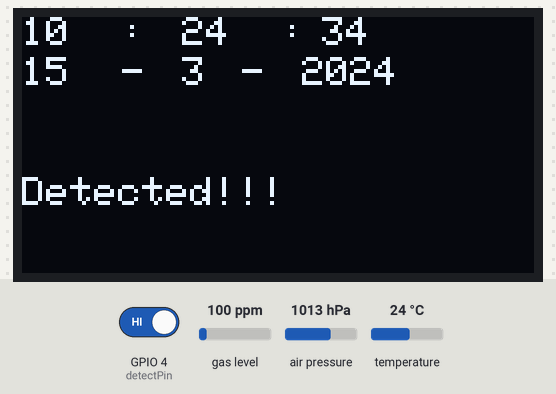
A sketch run on a simulated ESP32. On the bench: 128×64 one-colour display. The inputs (shaded band) are chosen by the test bench; at power-on: GPIO 4 (detectPin) HIGH, gas level 100 ppm, air pressure 1013 hPa, temperature 24 °C. The display library's start-up logo is not drawn; the local clock reads 2024-03-15 10:24:30 at power-on unless the sketch sets it; storage starts empty; what the sketch prints to the serial monitor is not drawn.

Above: at 4.3 s.
4.4 s: GPIO 4 (detectPin) driven LOW
At 6.1 s:
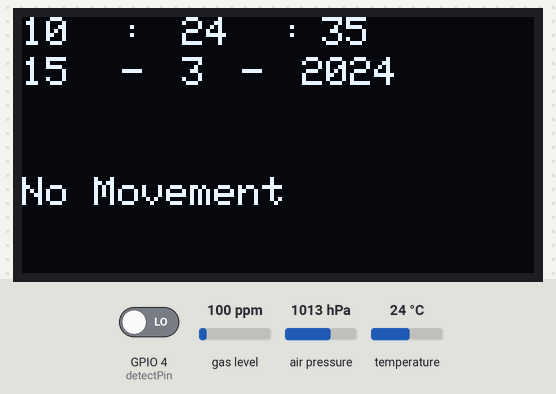
12.8 s: GPIO 4 (detectPin) driven HIGH
At 13.7 s:
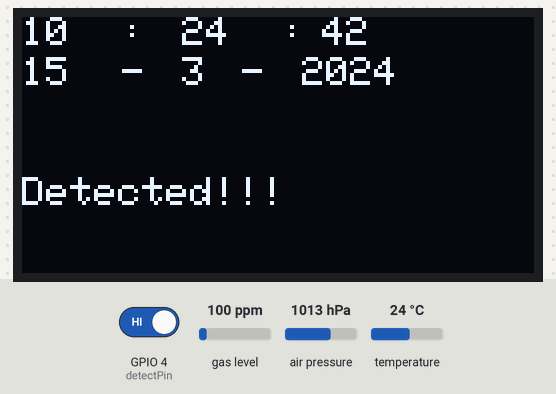
Timing chart, 0 to 15.8 s (numbered marks = the images above; inputs shaded):
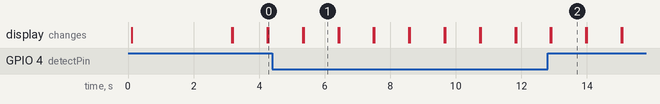

Measured:
- after the input at 4.4 s, the display: first differs from a run without the input after 0.96 s (image 1)
- after the input at 12.8 s, the display: first differs from a run without the input after 0.12 s (image 2)
- what the display in image 1 shows lasts 1.0 s, from 5.4 s to 6.4 s

The sketch:

ir_oled_mq_tp_datalogger.ino
```cpp
//Set the time using RTC by Makuna
//Upload this code into arduino
//Format the SD Card as FAT32

#include <Wire.h>
#include <Adafruit_GFX.h>
#include <Adafruit_SSD1306.h>
#include <MQUnifiedsensor.h>
#include <Adafruit_BMP280.h>
//add for datalogger function
#include <SPI.h>
#include <SD.h>
#include "RTClib.h"
#include "FS.h"
#include "SPI.h"

//Sensor IR
int detectPin = 4;
bool detect = 0;

//Assignment for variable
Adafruit_BMP280 bmp; // I2C
const int chipSelect = 5;
File sd_file;
RTC_DS3231 rtc;
char daysOfTheWeek[7][12] = { "Sunday", "Monday", "Tuesday", "Wednesday", "Thursday", "Friday", "Saturday" };

//option display
#define SCREEN_WIDTH 128  // OLED display width, in pixels
#define SCREEN_HEIGHT 64  // OLED display height, in pixels
#define OLED_RESET -1     // Reset pin # (or -1 if sharing reset pin)
Adafruit_SSD1306 display(SCREEN_WIDTH, SCREEN_HEIGHT, &Wire, OLED_RESET);

//intialize
#define Board ("Arduino NANO")
#define Pin135 (32)  //Analog input 2 of your arduino

//setup of sensor
#define RatioMQ135CleanAir (3.6)  //RS / R0 = 10 ppm
#define ADC_Bit_Resolution (12)  // 10 bit ADC
#define Voltage_Resolution (5)   // Volt resolution to calc the voltage
#define Type ("ESP32")           //Board used

//Initialize MQ
MQUnifiedsensor MQ135(Board, Voltage_Resolution, ADC_Bit_Resolution, Pin135, Type);

//Variable
float co2;
float temp;
float pressure;
String dataMessage;


void setup() {
  // initialize serial communications at 9600 bps:
  Serial.begin(115200);
  Wire.begin();

  //Hidupkan sensor BMP280
  while ( !Serial ) delay(100);   // wait for native usb
  Serial.println(F("BMP280 test"));
  unsigned status;
  status = bmp.begin(BMP280_ADDRESS_ALT, BMP280_CHIPID);
  status = bmp.begin(0x76);
  if (!status) {
    Serial.println(F("Could not find a valid BMP280 sensor, check wiring or "
                     "try a different address!"));
    Serial.print("SensorID was: 0x"); Serial.println(bmp.sensorID(), 16);
    Serial.print("        ID of 0xFF probably means a bad address, a BMP 180 or BMP 085\n");
    Serial.print("   ID of 0x56-0x58 represents a BMP 280,\n");
    Serial.print("        ID of 0x60 represents a BME 280.\n");
    Serial.print("        ID of 0x61 represents a BME 680.\n");
    while (1) delay(10);
  }
  bmp.setSampling(Adafruit_BMP280::MODE_NORMAL,     /* Operating Mode. */
                  Adafruit_BMP280::SAMPLING_X2,     /* Temp. oversampling */
                  Adafruit_BMP280::SAMPLING_X16,    /* Pressure oversampling */
                  Adafruit_BMP280::FILTER_X16,      /* Filtering. */
                  Adafruit_BMP280::STANDBY_MS_500); /* Standby time. */

  //Hidupkan Sensor MQ
  MQ135.init();
  MQ135.setRegressionMethod(1);  //_PPM =  a*ratio^b
  MQ135.setR0(9.03);

  //SD Card dihidupkan
  Serial.print("Initializing SD card...");

  // see if the card is present and can be initialized:
  initSDCard();

  //Hidupkan RTC
  if (!rtc.begin()) {
    Serial.println("Couldn't find RTC");
    while (1)
      ;
  }


  // Create a file on the SD card and write the data labels
  File file = SD.open("/data.txt");
  if (!file) {
    Serial.println("File doesn't exist");
    Serial.println("Creating file...");
    writeFile(SD, "/data.txt", "Date & Time, PM0.3, PM2.5, PM10, Other Gases \r\n");
  } else {
    Serial.println("File already exists");
  }
  file.close();


  //Display
  if (!display.begin(SSD1306_SWITCHCAPVCC, 0x3C)) {
    Serial.println(F("SSD1306 allocation failed"));
    for (;;)
      ;  // Don't proceed, loop forever
  }
  display.display();
  delay(2);
  display.clearDisplay();
  display.setTextColor(WHITE);
  display.setTextSize(2);
  display.setCursor(0, 5);
  display.print("  AQ Meter ");
  display.display();
  delay(3000);
}


void loop() {

  //temp & pressure
  temp = bmp.readTemperature();  // get temp from SHT
  pressure = bmp.readPressure(); // get temp from SHT

  //MQ Sensor
  MQ135.update();
  MQ135.setA(110.47);
  MQ135.setB(-2.862);  //CO2
  float co2 = MQ135.readSensor();

  //Read Date, Time and Sensor
  DateTime now = rtc.now();
  Serial.print("Date:  ");
  Serial.print(now.day() + String("-") + now.month() + String("-") + now.year());
  Serial.print(", Time:  ");
  Serial.print(String("||") + now.hour() + String(":") + now.minute() + String(":") + now.second());
  Serial.print(", CO2 (PPM):      ");
  Serial.println(co2);
  Serial.print("Motion:       ");
  Serial.println(detect);
  Serial.println(daysOfTheWeek[now.dayOfTheWeek()]);
  Serial.println("--------------------------------------------------------");

  //Concatenate all info separated by commas
  dataMessage = String(now.day()) + String("/") + String(now.month()) + String("/") + String(now.year()) + String("||") +
                String(now.hour()) + String(":") + String(now.minute()) + String(":") + String(now.second()) + String("||") +
                String("=") + temp + String(";") + pressure + String(";") + co2 + String(";") + detect + "\r\n";
  Serial.print("Saving data: ");
  Serial.println(dataMessage);

  //Append the data to file
  appendFile(SD, "/data.txt", dataMessage.c_str());

  //IR sensor + Display Status
  detect = digitalRead(detectPin);
  if (detect != 1) {

  //display OLED
  display.clearDisplay();
  display.setTextSize(1);
  display.setCursor(75, 0);
  display.println(now.second(), DEC);

  display.setTextSize(1);
  display.setCursor(25, 0);
  display.println(":");

  display.setTextSize(1);
  display.setCursor(65, 0);
  display.println(":");

  display.setTextSize(1);
  display.setCursor(40, 0);
  display.println(now.minute(), DEC);

  display.setTextSize(1);
  display.setCursor(0, 0);
  display.println(now.hour(), DEC);

  display.setTextSize(1);
  display.setCursor(0, 10);
  display.println(now.day(), DEC);

  display.setTextSize(1);
  display.setCursor(25, 10);
  display.println("-");

  display.setTextSize(1);
  display.setCursor(40, 10);
  display.println(now.month(), DEC);

  display.setTextSize(1);
  display.setCursor(55, 10);
  display.println("-");

  display.setTextSize(1);
  display.setCursor(70, 10);
  display.println(now.year(), DEC);

  display.setTextSize(1);
  display.setCursor(0, 40);
  display.print("No Movement ");

  } else {
  display.clearDisplay();
  display.setTextSize(1);
  display.setCursor(75, 0);
  display.println(now.second(), DEC);

  display.setTextSize(1);
  display.setCursor(25, 0);
  display.println(":");

  display.setTextSize(1);
  display.setCursor(65, 0);
  display.println(":");

  display.setTextSize(1);
  display.setCursor(40, 0);
  display.println(now.minute(), DEC);

  display.setTextSize(1);
  display.setCursor(0, 0);
  display.println(now.hour(), DEC);

  display.setTextSize(1);
  display.setCursor(0, 10);
  display.println(now.day(), DEC);

  display.setTextSize(1);
  display.setCursor(25, 10);
  display.println("-");

  display.setTextSize(1);
  display.setCursor(40, 10);
  display.println(now.month(), DEC);

  display.setTextSize(1);
  display.setCursor(55, 10);
  display.println("-");

  display.setTextSize(1);
  display.setCursor(70, 10);
  display.println(now.year(), DEC);

  display.setTextSize(1);
  display.setCursor(0, 40);
  display.print("Detected!!! ");
  }

  display.display();
  delay(1000);
}


//SD Card Setting


// Write to the SD card
void writeFile(fs::FS &fs, const char *path, const char *message) {
  Serial.printf("Writing file: %s\n", path);

  File file = fs.open(path, FILE_WRITE);
  if (!file) {
    Serial.println("Failed to open file for writing");
    return;
  }
  if (file.print(message)) {
    Serial.println("File written");
  } else {
    Serial.println("Write failed");
  }
  file.close();
}

// Initialize SD card
void initSDCard() {
  if (!SD.begin()) {
    Serial.println("Card Mount Failed");
    return;
  }
  uint8_t cardType = SD.cardType();

  if (cardType == CARD_NONE) {
    Serial.println("No SD card attached");
    return;
  }
  Serial.print("SD Card Type: ");
  if (cardType == CARD_MMC) {
    Serial.println("MMC");
  } else if (cardType == CARD_SD) {
    Serial.println("SDSC");
  } else if (cardType == CARD_SDHC) {
    Serial.println("SDHC");
  } else {
    Serial.println("UNKNOWN");
  }
  uint64_t cardSize = SD.cardSize() / (1024 * 1024);
  Serial.printf("SD Card Size: %lluMB\n", cardSize);
}


// Append data to the SD card
void appendFile(fs::FS &fs, const char *path, const char *message) {
  Serial.printf("Appending to file: %s\n", path);

  File file = fs.open(path, FILE_APPEND);
  if (!file) {
    Serial.println("Failed to open file for appending");
    return;
  }
  if (file.print(message)) {
    Serial.println("Message appended");
    //display.clearDisplay();
    display.setTextSize(1);
    display.setCursor(100, 40);
    display.print("save");
    display.display();
    ;
  } else {
    Serial.println("Append failed");
    //display.clearDisplay();
    display.setTextSize(1);
    display.setCursor(100, 40);
    display.print("NOT save");
    display.display();
  }
  file.close();
}
```
